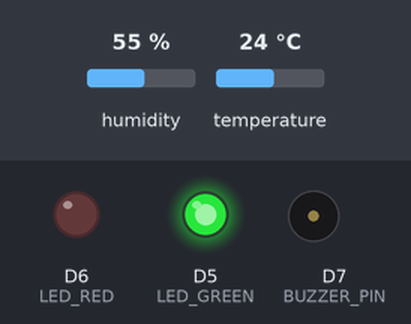
A sketch run on a simulated ESP8266 (NodeMCU). Shown: output pins drawn as LEDs (lit = HIGH), buzzer (waves = sounding). The inputs (shaded band) are chosen by the test bench; at power-on: humidity 55 %, temperature 24 °C. WiFi joins after 1.5 s; servers stay silent unless stated; uploads are accepted with an empty reply; what the sketch prints to the serial monitor is not drawn.

Above: at 2.7 s.
2.8 s: humidity set to 79 %
8.6 s: humidity set to 82 %
At 13.3 s:
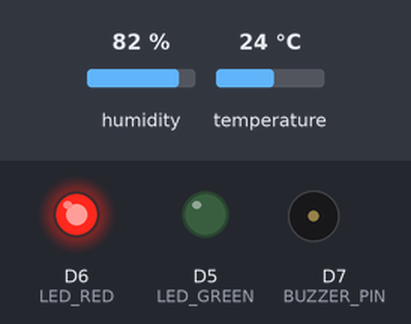
19.1 s: humidity set to 22 %
At 23.6 s:
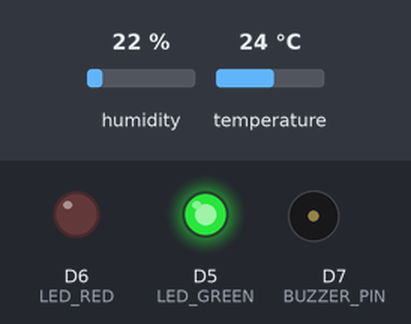
24.9 s: humidity set to 88 %
At 27.78 s:
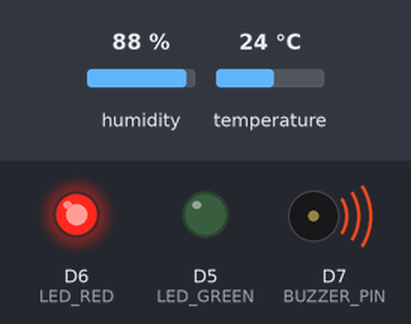
Timing chart, 0 to 34.7 s (numbered marks = the images above; inputs shaded):
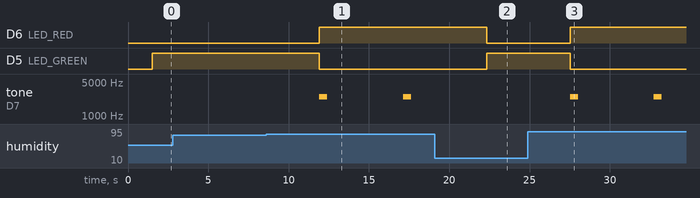

Measured:
- the behaviour switches between 80 and 81 % on humidity (found by bisection; images 0 and 1)
- after the input at 2.8 s, every drawn part: stays the same
- after the input at 8.6 s, D6 (LED_RED): LOW → HIGH after 3.3 s; D5 (LED_GREEN): HIGH → LOW after 3.3 s; tone on D7 (BUZZER_PIN): alternates 2500 Hz for 0.50 s and silent for 4.7 s, starting after 3.3 s
- after the input at 19.1 s, D6 (LED_RED): HIGH → LOW after 3.2 s; D5 (LED_GREEN): LOW → HIGH after 3.2 s; tone on D7 (BUZZER_PIN): stays silent (without the input it goes to 2500 Hz after 3.2 s)
- after the input at 24.9 s, D6 (LED_RED): LOW → HIGH after 2.6 s; D5 (LED_GREEN): HIGH → LOW after 2.6 s; tone on D7 (BUZZER_PIN): alternates 2500 Hz for 0.50 s and silent for 4.7 s, starting after 2.6 s

The sketch:

temp_humidity_monitor.ino
```cpp
#include <ESP8266WiFi.h>
#include <ESP8266HTTPClient.h>
#include <DHT.h>

#define DHT_PIN     2
#define DHT_TYPE    DHT22
#define LED_GREEN   D5
#define LED_RED     D6
#define BUZZER_PIN  D7

const char* WIFI_SSID     = "YOUR_WIFI_SSID";
const char* WIFI_PASSWORD = "YOUR_WIFI_PASSWORD";
const char* SERVER_URL    = "http://YOUR_SERVER_URL/log";

const float TEMP_MAX  = 35.0;
const float HUMID_MAX = 80.0;
const int   INTERVAL  = 5000;

DHT dht(DHT_PIN, DHT_TYPE);
WiFiClient wifiClient;

void setup() {
  Serial.begin(115200);
  dht.begin();

  pinMode(LED_GREEN,  OUTPUT);
  pinMode(LED_RED,    OUTPUT);
  pinMode(BUZZER_PIN, OUTPUT);

  digitalWrite(LED_GREEN, LOW);
  digitalWrite(LED_RED,   LOW);
  noTone(BUZZER_PIN);

  Serial.print("Connecting to WiFi");
  WiFi.begin(WIFI_SSID, WIFI_PASSWORD);
  while (WiFi.status() != WL_CONNECTED) {
    delay(500);
    Serial.print(".");
  }
  Serial.println();
  Serial.print("Connected! IP: ");
  Serial.println(WiFi.localIP());
}

void loop() {
  float temp  = dht.readTemperature();
  float humid = dht.readHumidity();

  if (isnan(temp) || isnan(humid)) {
    Serial.println("Sensor read failed!");
    delay(INTERVAL);
    return;
  }

  Serial.print("Temp: "); Serial.print(temp); Serial.print("C  ");
  Serial.print("Humidity: "); Serial.print(humid); Serial.println("%");

  bool alert = (temp > TEMP_MAX || humid > HUMID_MAX);

  if (alert) {
    digitalWrite(LED_GREEN, LOW);
    digitalWrite(LED_RED,   HIGH);
    tone(BUZZER_PIN, 2500, 500);
  } else {
    digitalWrite(LED_GREEN, HIGH);
    digitalWrite(LED_RED,   LOW);
    noTone(BUZZER_PIN);
  }

  if (WiFi.status() == WL_CONNECTED) {
    HTTPClient http;
    http.begin(wifiClient, SERVER_URL);
    http.addHeader("Content-Type", "application/json");

    String payload = "{\"temperature\":" + String(temp, 2) +
                     ",\"humidity\":"    + String(humid, 2) +
                     ",\"alert\":"       + String(alert ? "true" : "false") + "}";

    int code = http.POST(payload);
    Serial.print("Server response: "); Serial.println(code);
    http.end();
  } else {
    Serial.println("WiFi disconnected, skipping POST.");
  }

  delay(INTERVAL);
}
```
